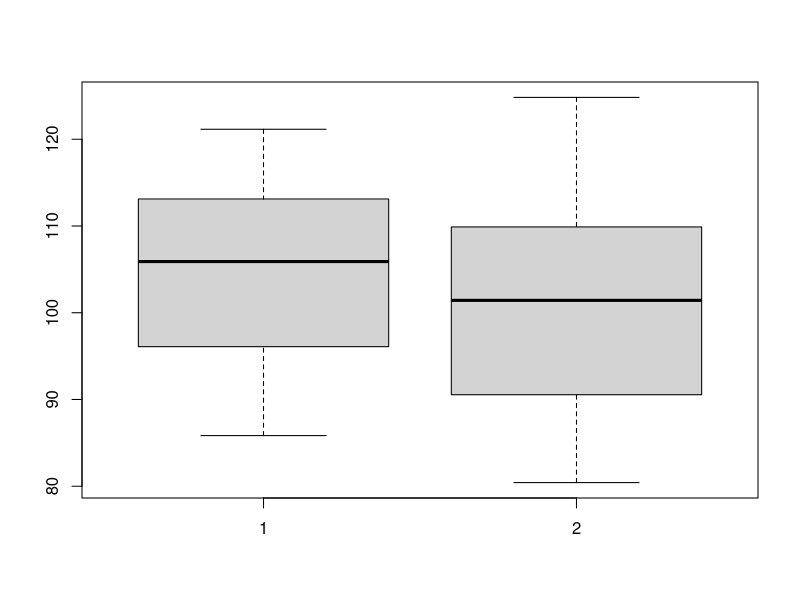
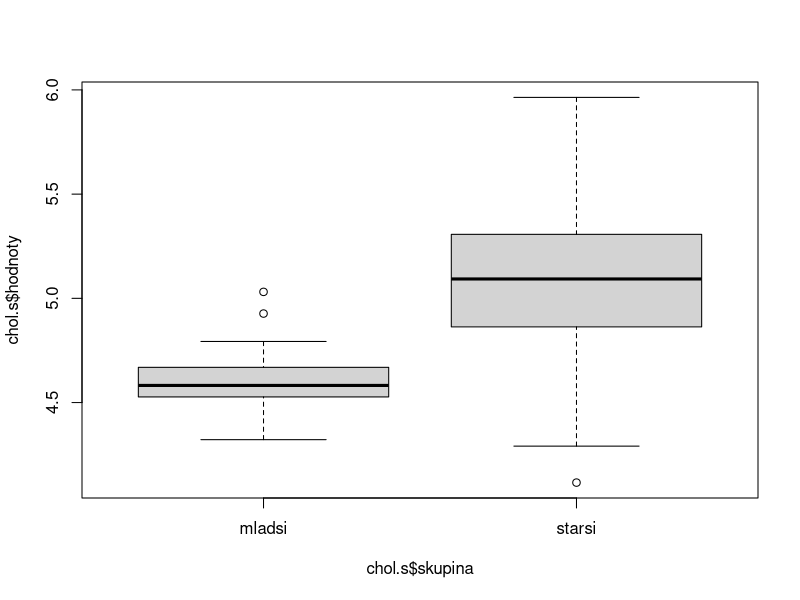
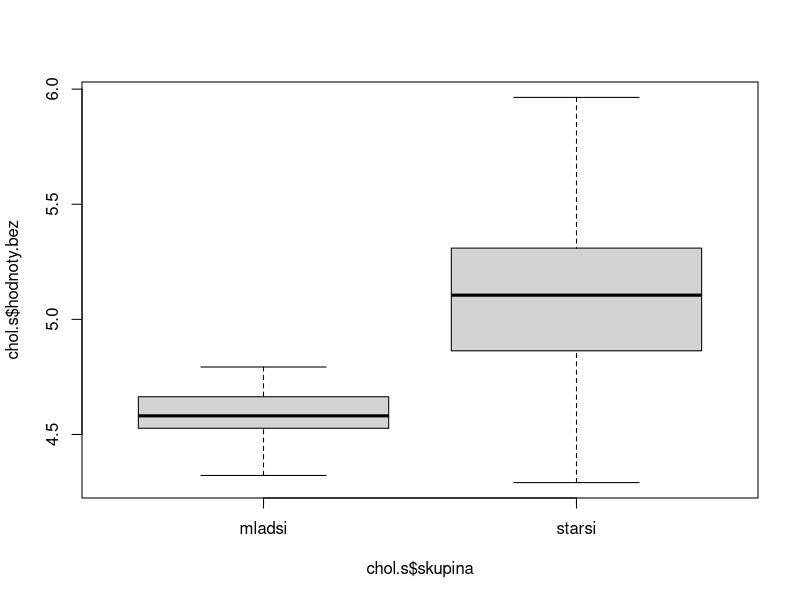
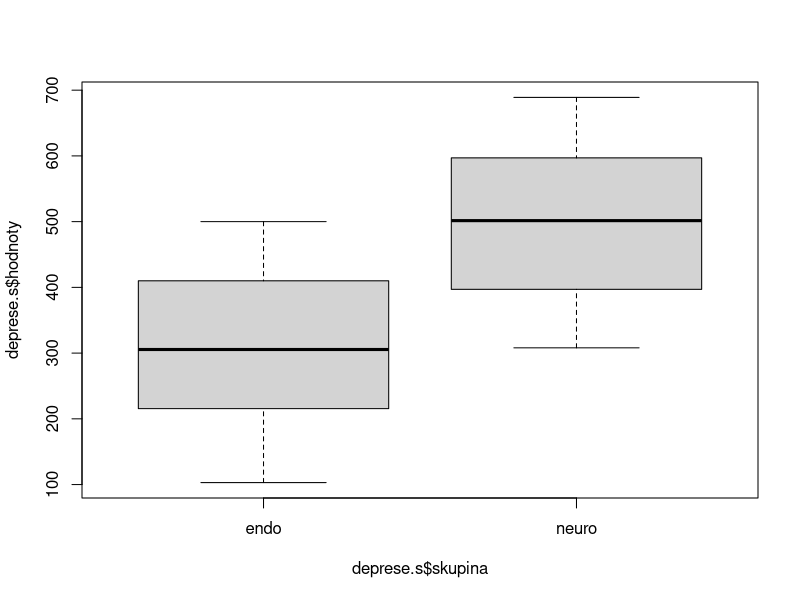
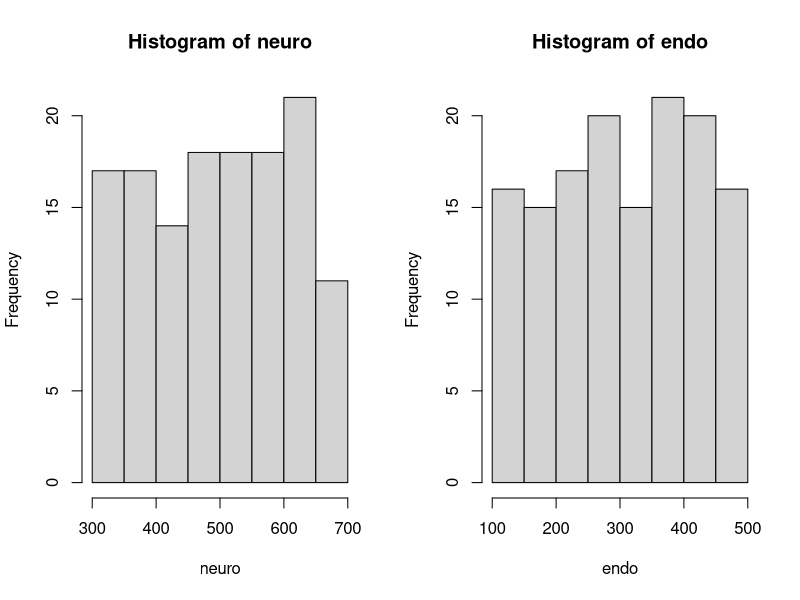
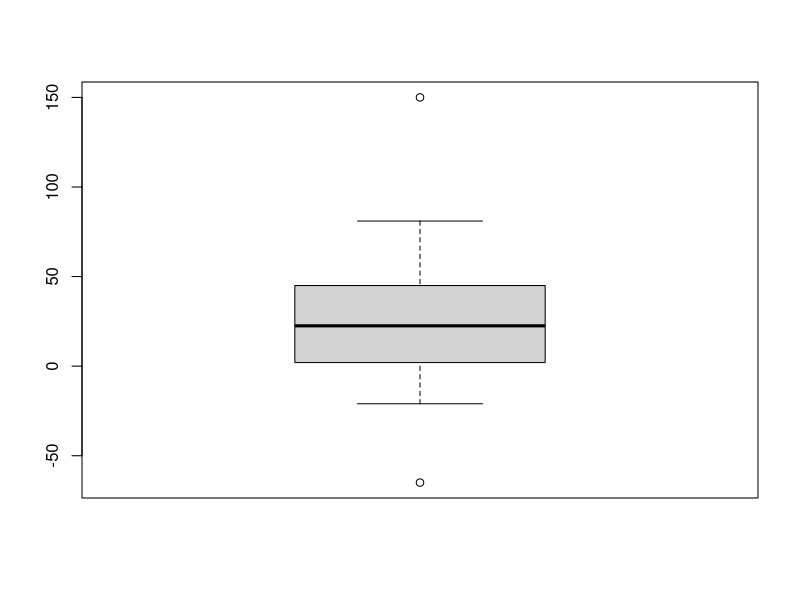
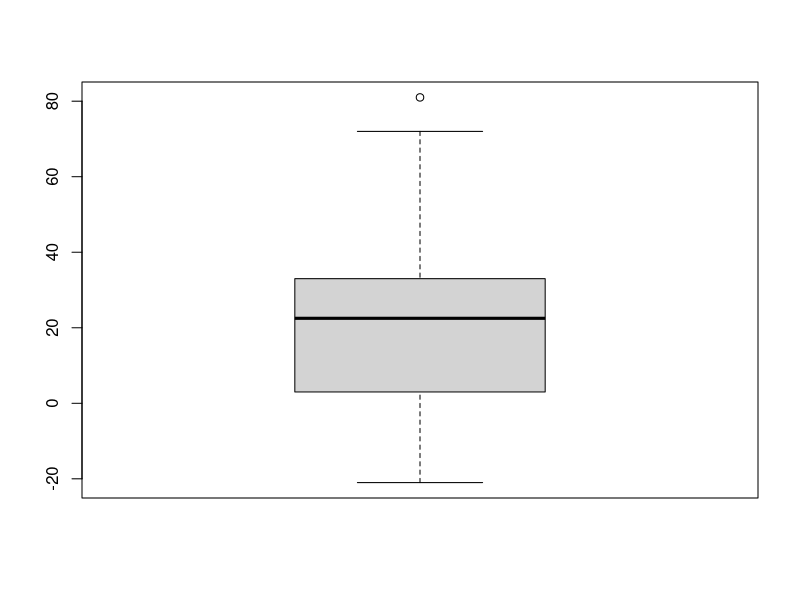

Reproduce these figures in R, in order.
# ......................................................................................
# .................. Cvičení 11. Dvou-výběrové testy/Intervalové odhady.................
# ......................... Michal Béreš, Martina Litschmannová.........................
# ......................................................................................

# Nezobrazuje-li se vám text korektně, nastavte File \ Reopen with Encoding... na UTF-8
# Pro zobrazení obsahu skriptu použijte CTRL+SHIFT+O
# Pro spouštění příkazů v jednotlivých řádcích použijte CTRL+ENTER

#  Přehled testů/konstrukcí IO ####
# * Párová vs. dvouvýběrová data ####
# - Párová data označují data, která jsou vstažena k dvěma měřením stejných entit ->
# datové sloupce jsou závislé. 
# - Pokud jsou nezávislé, jedná se o dvouvýběrový test. 
# - Pro párová data napočítáme rozdíl mezi sloupci (případně jinou funkci dle zadání) a
# použijeme jednovýběrové testy na tento rozdíl.


# ** Příklady párových dat: ####
# - měření žárovek při dvou různých teplotách (pokud každý kus je měřen dvakrát - při
# teplotě 1 a teplotě 2)
#     - zde pozor, může se stát, že jsou testy např. destruktivní a nelze měřit dvakrát
# stejnou entitu (výrobek). Potom bychom uvažovali dva nezávislé výběry, každý pro jeden
# typ měření -> nezávislé datové sloupce -> dvouvýběrové testy
# - měření hodnot v krvi pacienta před a po podání léčiva
#     - opět pozor na například testování léků ve dvou skupinách (placebo/skutečný lék)
# -> dvě nezávislé skupiny -> dvouvýběrové testy


# * Obecně k dvouvýběrovým testům/IO ####
# - test je vždy svázán s příslušným IO -> stejné podmínky pro použití
# - pokud má test podmínky použití (např.: normalita dat, symetrie dat) pak musí tuto
# podmínku splnit **oba soubory**, pokud alespoň jeden nesplňuje, považujeme předpoklad
# za porušený
# - jeden z velmi důležitých předpokladů je nezávislost dat
#     - např.: měření výrobků výrobce A a výrobků výrobce B - zde je rozumné
# předpokládat, že výrobky výrobce A jsou samostatné entity od výrobků výrobce B


# * Dvouvýběrové testy/IO - rozdíl měr polohy ####


# vyrobíme si testovací data - tak je lze použít všude
data1 = rnorm(n = 30, mean = 105, sd = 10)
data2 = rnorm(n = 30, mean = 100, sd = 10)
boxplot(data1,data2)

# ** Dvouvýběrový Studentův t-test ####
# - Testuje/odhaduje rozdíl středních hodnot: $H_0: \mu_{1} - \mu_{2} = a$
# - požadavky:
#     - Normalita dat
#     - Homoskedasticita (shoda rozptlyů)
#     - nezávislost výběrů
# - funkce musí mít parametr var.equal = TRUE


# H0: mu1 - mu2 = 2 
# HA: mu1 - mu2 != 2

t.test(x = data1, y = data2, mu = 2, alternative = "two.sided",
       var.equal = TRUE, conf.level = 0.95)

# H0: mu1 - mu2 = 2 
# HA: mu1 - mu2 > 2

t.test(x = data1, y = data2, mu = 2, alternative = "greater",
       var.equal = TRUE, conf.level = 0.95)

# H0: mu1 - mu2 = 2 
# HA: mu1 - mu2 < 2

t.test(x = data1, y = data2, mu = 2, alternative = "less",
       var.equal = TRUE, conf.level = 0.95)

# ** Aspinové-Welshův test ####
# - Testuje/odhaduje rozdíl středních hodnot: $H_0: \mu_{1} - \mu_{2} = a$
# - požadavky:
#     - Normalita dat
#     - nezávislost výběrů
# - funkce musí mít parametr var.equal = FALSE


# H0: mu1 - mu2 = 2 
# HA: mu1 - mu2 != 2

t.test(x = data1, y = data2, mu = 2, alternative = "two.sided",
       var.equal = FALSE, conf.level = 0.95)

# H0: mu1 - mu2 = 2 
# HA: mu1 - mu2 > 2

t.test(x = data1, y = data2, mu = 0, alternative = "greater",
       var.equal = FALSE, conf.level = 0.95)

# H0: mu1 - mu2 = 2 
# HA: mu1 - mu2 < 2

t.test(x = data1, y = data2, mu = 0, alternative = "less",
       var.equal = FALSE, conf.level = 0.95)

# ** Mannův-Whitneyův test ####
# - Testuje/odhaduje rozdíl mediánů: $H_0: X_{0.5,1} - X_{0.5,2} = a$
# - požadavky:
#     - nezávislost výběrů
#     - (stejný typ rozdělení)
# - vyžaduje conf.int = TRUE, pro spočtení IO


# H0: X0.5,1 - X0.5,2 = 2 
# HA: X0.5,1 - X0.5,2 != 2

wilcox.test(x = data1, y = data2, mu = 2, alternative = "two.sided",
            conf.level=0.95, conf.int = TRUE)

# H0: X0.5,1 - X0.5,2 = 2 
# HA: X0.5,1 - X0.5,2 > 2

wilcox.test(x = data1, y = data2, mu = 2, alternative = "greater",
            conf.level=0.95, conf.int = TRUE)

# H0: X0.5,1 - X0.5,2 = 2 
# HA: X0.5,1 - X0.5,2 < 2

wilcox.test(x = data1, y = data2, mu = 2, alternative = "less",
            conf.level=0.95, conf.int = TRUE)

# * Dvouvýběrové testy/IO - podíl rozptylů ####
# ** F-test ####
# - Testuje/odhaduje podíl rozptylů: $H_0: \sigma^2_{1} / \sigma^2_{2} = a$
# - požadavky:
#     - normalita dat
#     - nezávislost výběrů


# H0: sigma1^2/sigma2^2 = 1
# H0: sigma1^2/sigma2^2 != 1

var.test(x = data1, y = data2, ratio = 1, alternative = "two.sided",
         conf.level = 0.95)

# H0: sigma1^2/sigma2^2 = 1
# H0: sigma1^2/sigma2^2 > 1

var.test(x = data1, y = data2, ratio = 1, alternative = "greater",
         conf.level = 0.95)

# H0: sigma1^2/sigma2^2 = 1
# H0: sigma1^2/sigma2^2 < 1

var.test(x = data1, y = data2, ratio = 1, alternative = "less",
         conf.level = 0.95)

# ** Leveneův test ####
# - Testuje rovnost rozptylů: $H_0: \sigma^2_{1} = \sigma^2_{2}$ !
# - požadavky:
#     - nezávislost výběrů
# - vyžaduje data ve standardním datovém formátu
# - funkce leveneTest v balíčku car


# vyrobíme data ve standardním datovém formátu

data1.df = as.data.frame(data1)
data1.df$typ = "d1"
colnames(data1.df) = c("data", "typ")

data2.df = as.data.frame(data2)
data2.df$typ = "d2"
colnames(data2.df) = c("data", "typ")

data = rbind(data1.df, data2.df)
data$typ = as.factor(data$typ)

head(data)

# install.packages("car")

# H0: sigma1^2 = sigma2^2
# HA: sigma1^2 != sigma2^2

car::leveneTest(data$data ~ data$typ)

# * Dvouvýběrové testy/IO - rozdíl pravděpodobností ####
# ** Test homogenity dvou binomických rozdělení ####
# - Testuje shodu/odhaduje rozdíl pravděpodobností: $H_0: \pi_{1} - \pi_{2} = 0$
# - požadavky:
#     - dostatečná velikost výběrů: $n_i>\frac{9}{p_i(1-p_i)}$
#     - nezávislost výběrů


# vyrobíme si vhodná data
pi1 = 0.4
pi2 = 0.3

dp1 = runif(n = 100, min = 0, max = 1) < pi1
dp2 = runif(n = 130, min = 0, max = 1) < pi2

x1 = sum(dp1)
n1 = length(dp1)

x2 = sum(dp2)
n2 = length(dp2)

x1
n1
x2
n2

# H0: pi1 - pi2 = 0
# HA: pi1 - pi2 != 0

prop.test(x = c(x1, x2), n = c(n1, n2), alternative="two.sided",
          conf.level=0.95)

# H0: pi1 - pi2 = 0
# HA: pi1 - pi2 > 0

prop.test(x = c(x1, x2), n = c(n1, n2), alternative="greater",
          conf.level=0.95)

# H0: pi1 - pi2 = 0
# HA: pi1 - pi2 < 0

prop.test(x = c(x1, x2), n = c(n1, n2), alternative="less",
          conf.level=0.95)

#  Příklady ####
# * Příkald 1. ####
# Data v souboru cholesterol2.xls udávají hladinu cholesterolu v krvi mužů dvou různých
# věkových skupin (20-30 letých a 40-50 letých). Ověřte na hladině významnosti 0,05
# hypotézu, zda se hladina cholesterolu v krvi starších mužů neliší od hladiny
# cholesterolu v krvi mladších mužů.


# Načtení dat
chol = readxl::read_excel("data/testy_dvouvyberove.xlsx",
                  sheet = "cholesterol2",
                  skip = 1)   
colnames(chol)=c("mladsi","starsi")
head(chol)

# Převod do standardního datového formátu
chol.s = stack(chol)
chol.s = na.omit(chol.s)
colnames(chol.s) = c ("hodnoty","skupina")
head(chol.s)

# Explorační analýza
boxplot(chol.s$hodnoty ~ chol.s$skupina)

# Odstranění odlehlých pozorování:
chol.s$hodnoty.bez = chol.s$hodnoty

pom = boxplot(chol.s$hodnoty[chol.s$skupina == "mladsi"], plot = FALSE)
chol.s$hodnoty.bez[chol.s$skupina == "mladsi" & 
                   chol.s$hodnoty %in% pom$out] = NA

pom = boxplot(chol.s$hodnoty[chol.s$skupina == "starsi"], plot = FALSE)
chol.s$hodnoty.bez[chol.s$skupina == "starsi" & 
                   chol.s$hodnoty %in% pom$out] = NA

boxplot(chol.s$hodnoty.bez~chol.s$skupina)

# pozor v datech máme NA a musíme s tím dále počítat!!! 
# (např. u zjištění délky)

library(dplyr)

chol.s %>%  group_by(skupina) %>% 
            summarise(pocet = sum(!is.na(hodnoty.bez)),
                      prumer = mean(hodnoty.bez, na.rm = TRUE), 
                      smer.odch = sd(hodnoty.bez, na.rm = TRUE))

# zaokrouhlování -> 3 platné cifry -> dle sd na tisíciny

# **Test o shodě středních hodnot / mediánů**


# Ověření normality
chol.s %>%  group_by(skupina) %>% 
            summarise(norm.pval = shapiro.test(hodnoty.bez)$p.value)

# normalita na hl. významnosti 0.05 OK

# Ověření shody rozptylů

# Exploračně
rozptyly = chol.s %>%  group_by(skupina) %>% 
            summarise(rozptyl = sd(hodnoty.bez, na.rm = TRUE)^2)
rozptyly
max(rozptyly$rozptyl)/min(rozptyly$rozptyl)

# explorační posouzení: poměr nejvetšího ku nejmenšímu je > než 2
# -> nepředpokládám shodu rozptylu

# Exaktně pomocí F-testu

# H0: sigma.starsi = sigma.mladsi
# Ha: sigma.starsi <> sigma.mladsi

# vyberu si žádaná data
starsi.bez = chol.s$hodnoty.bez[chol.s$skupina == "starsi"]
mladsi.bez = chol.s$hodnoty.bez[chol.s$skupina == "mladsi"]

var.test(x = starsi.bez, y = mladsi.bez, ratio = 1, conf.level=0.95)

# Na hl. významnosti 0.05 zamítáme předpoklad o shodě rozptylů
# Pozorovanou neshodu mezi rozptyly lze na hladině významnosti 0,05 
# označit za statisticky významnou.

# Ověření shody středních hodnot (Aspinové-Welchův test)

# H0: mu.starsi - mu.mladsi = 0
# Ha: mu.starsi - mu.mladsi != 0

t.test(x = starsi.bez, y = mladsi.bez, mu = 0, 
       alternative = "two.sided", var.equal=FALSE, conf.level=0.95)

# na hl. významnosti 0.05 zamítáme H0-> existuje stat. významný rozdíl.

# H0: mu.starsi = mu.mladsi (mu.starsi - mu.mladsi = 0)
# Ha: mu.starsi > mu.mladsi (mu.starsi - mu.mladsi > 0)

t.test(x = starsi.bez, y = mladsi.bez, mu = 0, alternative = "greater",
       var.equal = FALSE, conf.level = 0.95)

# Na hladině významnosti 0,05 zamítáme předpoklad o shodě středních 
# hodnot cholesterolu ve skupinách mladších a starších mužů ve prospěch
# alternativy, že starší muži mají vyšší střední hladinu cholesterolu 
# než muži mladší
# Dle výsledků výběrového šetření očekáváme, že střední obsah 
# cholesterolu v krvi straších mužů bude cca o 0,524 mmol/l vyšší než 
# střední obsah chol. u mladších mužů. Dle 95% levostranný interv.
# odhadu daného rozdílu očekáváme střední obsah cholesterolu u 
# starších mužů minimálně o 0,457 mmol/l větší než stř. hodnota 
# cholesterolu u mladších mužů. 

# * Příklad 2. ####
# Údaje v souboru deprese.xls představují délku remise ve dnech z prostého náhodného
# výběru ze dvou různých skupin pacientů (pacienti s endogenní depresi a pacienti s
# neurotickou depresí). Ověřte, zda je pozorovaný rozdíl mezi průměrnou délkou remise u
# těchto dvou skupin pacientů statisticky významný.


# Načtení dat z xlsx souboru (pomoci balíčku readxl)
deprese = readxl::read_excel("data/testy_dvouvyberove.xlsx",
                     sheet = "deprese")   
colnames(deprese)=c("endo","neuro")

head(deprese)

# Převod do standardního datového formátu
deprese.s = stack(deprese)
deprese.s = na.omit(deprese.s)
colnames(deprese.s) = c ("hodnoty","skupina")

head(deprese.s)

# Explorační analýza
boxplot(deprese.s$hodnoty~deprese.s$skupina)

# Data neobsahují odlehlá pozorování.

library(dplyr)

deprese.s %>%  group_by(skupina) %>% 
                summarise(pocet = length(hodnoty),
                          prumer = mean(hodnoty), 
                          smer.odch = sd(hodnoty))

# zaokrouhlování -> 3 platné cifry -> dle sd na jednotky

# **Test o shodě středních hodnot / mediánů**


# Ověření normality
# Předpoklad normality ověříme Shapirovovým - Wilkovovým testem.
deprese.s %>%  group_by(skupina) %>% 
                summarise(norm.pval = shapiro.test(hodnoty)$p.value)


# Na hl. významnosti 0,05 zamítáme předpoklad normality 

# alespoň orientačne zkontrolujeme podobnost rozdělení

# vybereme si data pro jednodušší spracování

neuro = deprese.s$hodnoty[deprese.s$skupina == "neuro"]
endo = deprese.s$hodnoty[deprese.s$skupina == "endo"]


par(mfrow = c(1,2))
hist(neuro)
hist(endo)

# Ověření shody mediánů (Mannův - Whitneyho test)

# Dle histogramů předpokládáme, že data mají stejný typ rozdělení.

# H0: med.neuro = med.endo (med.neuro - med.endo = 0)
# Ha: med.neuro != med.endo (med.neuro - med.endo != 0)

wilcox.test(x = neuro, y = endo, mu = 0, alternative = "two.sided",
            conf.level=0.95, conf.int = TRUE)

# na hl. významnosti 0.05 zamítáme H0-> existuje stat. významný rozdíl

# H0: med.neuro = med.endo (med.neuro - med.endo = 0)
# Ha: med.neuro > med.endo (med.neuro - med.endo > 0)

wilcox.test(x = neuro, y = endo, mu = 0, alternative = "greater",
            conf.level=0.95, conf.int = TRUE)

# Na hladině významnosti 0,05 zamítáme hyp. o shodě mediánů dob do
# remise onemocnění pro obě skupiny pacientů ve prospěch alternativy 

# Medián doby remise je u pacientů s neurotickou depresí statisticky
# významně větší než u pacientů s endogenní depresí.

# Doba remise pacientů s neurotickou depresí je cca o 191 dnů delší 
# než u pacientů s endogenní depresí. Dle 95% levostranného 
# intervalového odhadu očekáváme, že pacienti s neuro. depresí mají 
# minimálně o 168 dní delší dobu remise než pacienti s endo. depresí.

# * Příklad 3. ####
# Sledujeme osmolalitu moči na lůžkové stanici v 08:00 hodin a v 11:00 hodin u 16 mužů.
# Na základě výsledků uvedených v souboru osmolalita.xls ověřte, zda se osmolalita
# statisticky významně zvýšila.


# Načtení dat 
osmolalita = readxl::read_excel("data/testy_dvouvyberove.xlsx",
                        sheet = "osmolalita", skip = 1)  
osmolalita = osmolalita[,c(2,3)]
colnames(osmolalita)=c("o8","o11")
head(osmolalita)

# Výpočet nárůstu osmolality
osmolalita$narust = osmolalita$o11 -  osmolalita$o8

# Explorační analýza 
par(mfrow = c(1,1))
boxplot(osmolalita$narust)

# Data obsahují odlehlá pozorování.

# Odstranění odlehlých hodnot
pom = boxplot(osmolalita$narust,plot = F)

osmolalita$narust.bez = osmolalita$narust
osmolalita$narust.bez[osmolalita$narust %in% pom$out] = NA

boxplot(osmolalita$narust.bez)

# Explorační analýza pro data bez odlehlých pozorování
library(dplyr)

osmolalita %>% summarise(pocet = sum(!is.na(narust.bez)),
                         prumer = mean(narust.bez, na.rm = TRUE), 
                         smer.odch = sd(narust.bez, na.rm = TRUE))

# zaokrouhlování -> 2 platné cifry -> dle sd na jednotky

# Ověření normality
# Předpoklad normality ověříme Shapirovým - Wilkovým testem.
shapiro.test(osmolalita$narust.bez)
# Na hl. významnosti 0.05 nelze předpoklad normality zamítnout 
# (Shapirův-Wilkův test, W = 0,949, p-hodnota=0,545).

# Párový t-test
# H0: mu.narust = 0 mm
# Ha: mu.narust > 0 mm

t.test(osmolalita$narust.bez, mu = 0, alternative = "greater")

# Dle výběrového šetření lze očekávat, že osmolalita moči se
# mezi 8 a 11 hodinou zvýší o cca 24 mmol/kg. Dle 95% intervalového odhadu
# lze očekávat, že dojde k navýšení osmolality minimálně o 10 mmol/kg).
# Na hladině významnosti 0,05 lze tento nárůst označit za statisticky
# významný (párový t-test, t = 3,1, df = 13, p-hodnota = 0,005).

# * Příklad 4. ####
# Byly testovány polovodičové součástky dvou výrobců - MM a PP. MM prohlašuje, že její
# výrobky mají nižší procento vadných kusů. Pro ověření tohoto tvrzení bylo z produkce
# MM náhodně vybráno 200 součástek, z nichž 14 bylo vadných. Podobný experiment byl
# proveden u firmy PP s výsledkem 10 vadných ze 100 náhodně vybraných součástek.
# ** a)  ####
# Otestujte tvrzení firmy MM čistým testem významnosti.


x.MM = 14
n.MM = 200
p.MM = x.MM/n.MM
p.MM

x.PP = 10
n.PP = 100
p.PP = x.PP/n.PP
p.PP

# Ověření předpokladů
9/(p.MM*(1-p.MM))
9/(p.PP*(1-p.PP))

# Dále pro obě firmy předpokládáme, že  n/N < 0.05, tj. že daná populace (součástek) má
# rozsah 
# alespoň 20 * n, tj. 20 * 200 (4 000), resp. 20 * 150 (3 000) součástek, což je asi
# vcelku reálný předpoklad.


# Pearsonův X2 test 
# H0: pi.PP = pi.MM
# Ha: pi.PP > pi.MM

prop.test(x = c(x.PP,x.MM),n = c(n.PP,n.MM), alternative = "greater",
          conf.level = 0.95)

# Vzhledem k p-hodnotě > hl. významnosti 0.05 nezamítáme H0 - tedy předpokl.
# shodné chybovosti. Nelze tedy říci, že firma MM má kvalitnější produkci.

# Pearsonův X2 test 
# H0: pi.PP = pi.MM
# Ha: pi.PP != pi.MM

prop.test(x = c(x.PP,x.MM),n = c(n.PP,n.MM), alternative = "two.sided",
          conf.level = 0.95)

# ** b)  ####
# Otestujte tvrzení firmy MM prostřednictvím intervalového odhadu na hladině významnosti
# 0,05.


# Na základě 95% Clopperova - Pearsonova pravostranného intervalového odhadu
# (-0,036; 1,000) lze pozorovaný rozdíl v kvalitě výroby označit za 
# statisticky nevýznamný. Ke stejným závěrům můžeme dojít i na základě 
# Pearsonova pravostranného testu

